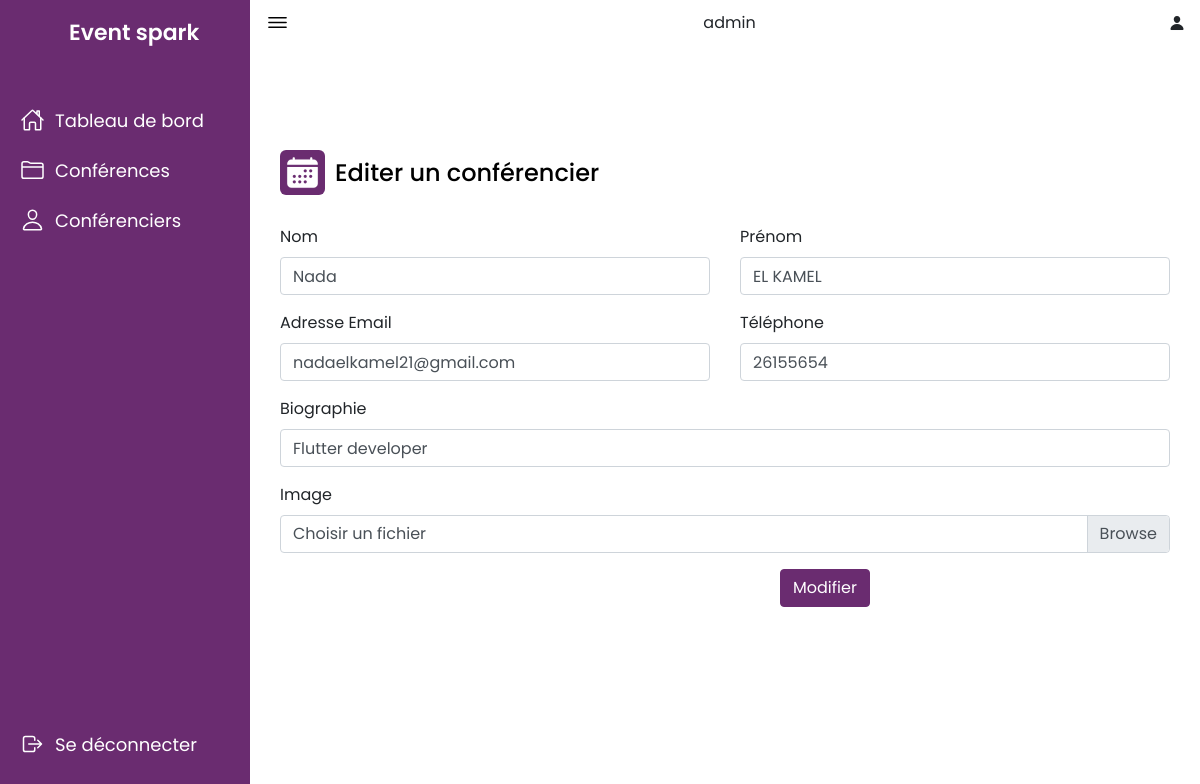
The page /conference/conferencier/update_conferencier/2 (signed in) on the database its author committed.
### conference/models.py (models this page shows, shortened)
class Conférencier(models.Model):
    nom = models.CharField(max_length=200)
    prenom = models.CharField(max_length=200)
    email = models.CharField(max_length=50)
    telephone = models.CharField(max_length=8)
    bio = models.CharField(max_length=255)
    image = models.ImageField( upload_to="conference/static/conferenciers/", default="conference/static/image/user.png")

### conference/views.py (the view)
# urls.py: path('conferencier/update_conferencier/<int:id>', views.update_conferencier, name='update_conferencier'),
@login_required(login_url='login')
def update_conferencier(request, id):
    conferencier = Conférencier.objects.filter(id=id).values().first()
    template = loader.get_template('updateConferencier.html')
    context = {
        'conferencier': conferencier,
    }
    return HttpResponse(template.render(context, request))

### conference/templates/updateConferencier.html (shortened to what this page needs)
{% load static %}
<html>
<head>
    <link rel="stylesheet" href="{% static 'css/bootstrap.min.css' %}">
</head>
<body>
    {% include 'navBar.html' %}
    <section class="dashboard">
        <div class="top">
            <ion-icon class="navToggle" name="menu-outline"></ion-icon>
            {% if user.is_authenticated %}
                {{user.username}}
                {% endif %}
            <ion-icon name="person"></ion-icon>
        </div>
        <div class="container" style="position: relative; margin-top: 30px;">
            <div class="overview" style="display: flex; align-items: center; justify-content: space-between;">
                <div class="title" style="display: flex; align-items: center;">
                    <ion-icon name="calendar"></ion-icon>
                    <span class="text" style="margin-left: 10px;">Editer un conférencier</span>
                </div>
            </div>
            <form action="update_conferencier_action/{{ conferencier.id }}" method="POST" enctype="multipart/form-data">
                <div class="row">
                    <div class="col-md-6">
                <div class="form-group">
                    <label for="nom">Nom</label>
                    <input type="text" class="form-control" id="nom" name="nom" value="{{conferencier.nom}}">
                </div>
                </div>
                <div class="col-md-6">
                <div class="form-group">
                    <label for="prenom">Prénom</label>
                    <input type="text" class="form-control" id="prenom" name="prenom" value="{{conferencier.prenom}}">
                </div>
                </div>
                </div>
                <div class="row">
                    <div class="col-md-6">
                <div class="form-group">
                    <label for="email">Adresse Email</label>
                    <input type="email" class="form-control" id="email" name="email" value="{{conferencier.email}}">
                </div>
                </div>
                <div class="col-md-6">
                <div class="form-group">
                    <label for="telephone">Téléphone</label>
                    <input type="text" class="form-control" id="telephone" name="telephone" value="{{conferencier.telephone}}">
                </div>
                </div>
                </div>
                <div class="form-group">
                    <label for="bio">Biographie</label>
                    <input type="text" class="form-control" id="bio" name="bio" value="{{conferencier.bio}}">
                </div>
                <div class="form-group">
                    <label for="image">Image </label>
                    <div class="custom-file">
                      <label class="custom-file-label" for="image">Choisir un fichier</label>
                    </div>
                  </div>
                <button type="submit" class="btn " style="background-color: #6a2c70; border-color: #6a2c70; color: white; margin-left: 500px;">Modifier</button>
            </form>
        </div>
    </section>
</body>
</html>

### conference/static/css/style22.css (style rules this page uses)
* { margin: 0; padding: 0; box-sizing: border-box; }
:root { --primary-color: #6a2c70; --nav-color: #6a2c70; --dash-color: #fff; --logo-color: #fff; --text-color: #000; --text-color-light: #333; --white: #fff; --border-color: #ccc; --toggle-color: #fff; --box1-color: #6fedd6; --box2-color: #c1d5a4; --box3-color: #ffd39a; --title-icon-color: #fff; --time-03: all 0.3s linear; --time-02: all 0.2s linear; }
body { width: 100%; min-height: 100vh; background-color: var(--dash-color); font-family: 'Poppins', sans-serif; }
.dashboard { position: relative; left: 250px; width: calc(100% - 250px); min-height: 100vh; background-color: var(--dash-color); padding: 10px 15px; transition: var(--time-03); }
.dashboard .top { position: fixed; background-color: var(--dash-color); display: flex; justify-content: space-between; align-items: center; left: 250px; top: 0; padding: 10px 15px; width: calc(100% - 250px); transition: var(--time-03); z-index: 100; }
.dashboard .top .navToggle { font-size: 25px; color: var(--text-color); cursor: pointer; }
.container { padding-top: 50px; position: relative; }
.container .title { display: flex; align-items: center; margin: 60px 0 30px; }
.container .title ion-icon { width: 35px; height: 35px; padding: 5px; background-color: var(--primary-color); color: var(--title-icon-color); border-radius: 6px; }
.container .title .text { font-size: 24px; font-weight: 500; color: var(--text-color); margin-left: 10px; }

### rows shown on the page
Conférencier: nom "Nada", prenom "EL KAMEL", email "nadaelkamel21@gmail.com", telephone "26155654", bio "Flutter developer"

### other values the page prints
{{ user.username }} "admin"
